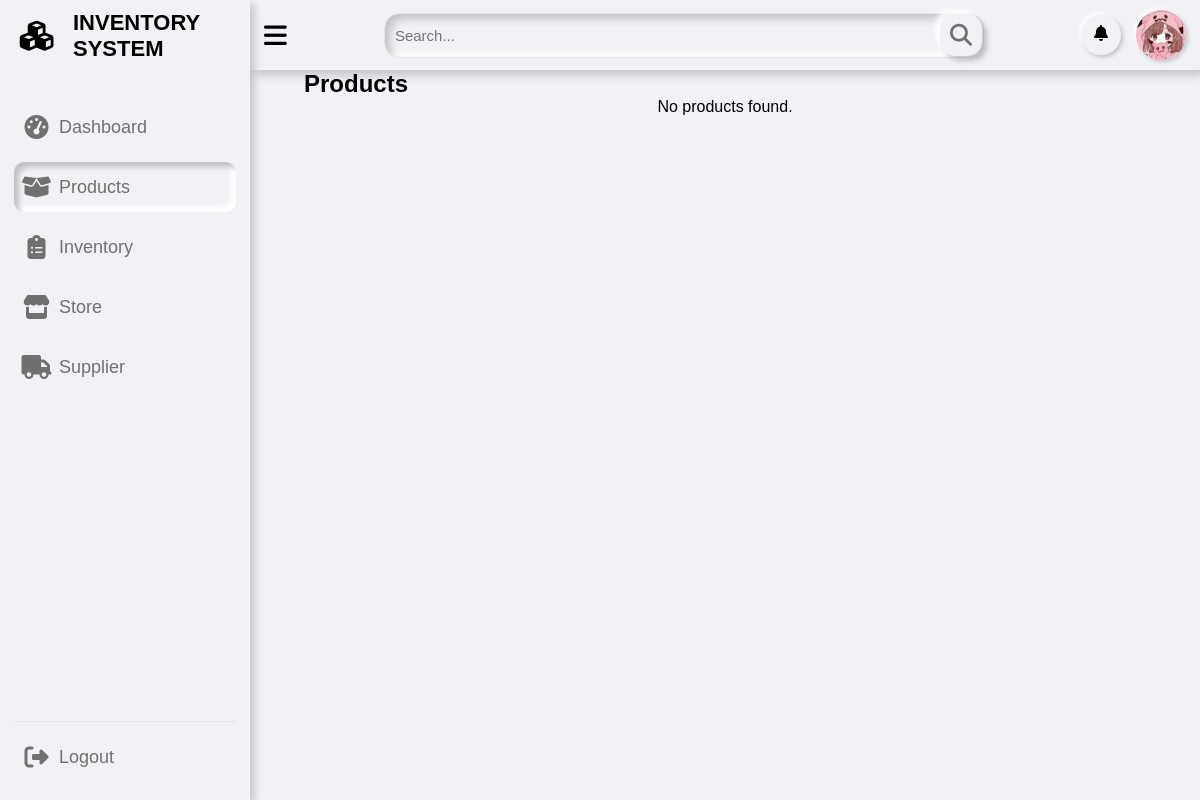
Before: /pages/product.php (signed in) with the older database file.
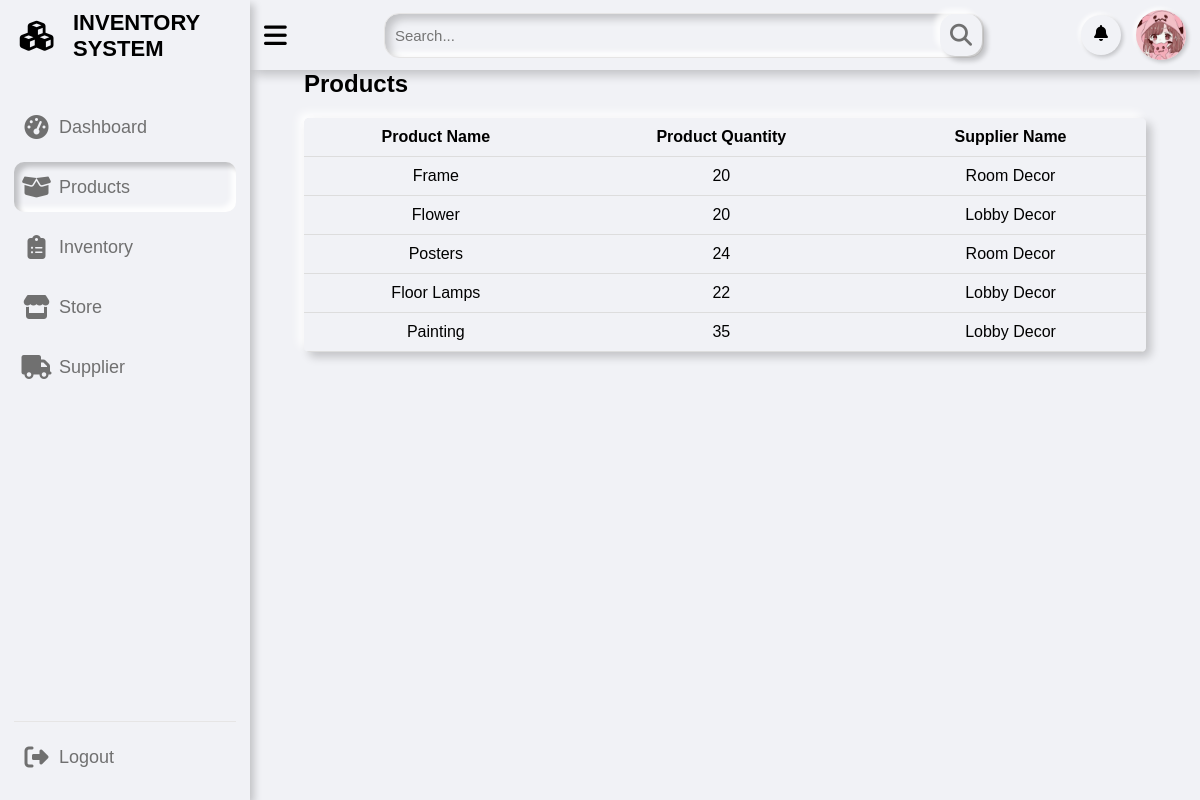
After: the same page with the newer database file.
### tables this page shows
CREATE TABLE `product` (
  `product_id` int(11) NOT NULL,
  `product_name` varchar(255) NOT NULL,
  `supplier_id` int(11) DEFAULT NULL
);

CREATE TABLE `product_details` (
  `product_id` int(11) NOT NULL,
  `product_quantity` int(11) NOT NULL,
  `product_price` int(11) NOT NULL,
  `stocked_Date` date DEFAULT NULL
);

CREATE TABLE `supplier` (
  `supplier_id` int(11) NOT NULL,
  `user_id` int(11) DEFAULT NULL,
  `supplier_name` varchar(255) DEFAULT NULL,
  `supplier_phone` varchar(255) DEFAULT NULL,
  `supplier_address` varchar(255) DEFAULT NULL,
  `supplier_email` varchar(255) NOT NULL,
  `is_active` tinyint(1) NOT NULL DEFAULT 1
);

### pages/product.php (the view, shortened to what this page needs)
<?php
if (isset($_SESSION['id']) && isset($_SESSION['username']) && $_SESSION['role'] === 'admin') {
?>
  <?php
  include "../includes/sidebar.php";
  include "../includes/topbar.php";
  ?>
  <div class="dash-content">
    <h2>
      Products
    </h2>
    <?php
    $sql = "CALL GetProductDetails()";
    $stmt = $pdo->query($sql);
    if ($stmt->rowCount() > 0) {
      echo "<table class='product-table neumorphic'>";
      echo "<tr><th>Product Name</th><th>Product Quantity</th><th>Supplier Name</th></tr>";
      while ($row = $stmt->fetch(PDO::FETCH_ASSOC)) {
        if (empty($row['supplier_name'])) {
          echo "<tr><td>" . $row['product_name'] . "</td><td>" . $row['product_quantity'] . "</td><td>No Supplier</td></tr>";
        } else {
          echo "<tr><td>" . $row['product_name'] . "</td><td>" . $row['product_quantity'] . "</td><td>" . $row['supplier_name'] . "</td></tr>";
        }
      }
      echo "</table>";
    } else {
      echo "No products found.";
    }
    ?>
    <?php
    include "../includes/footbar.php";
    ?>
  <?php
} else {
  header("Location: ../index.php?error=Access Error");
  exit();
}
  ?>

Changed rows visible on the page:
added product: product_name "Frame", product_details.product_quantity "20", supplier.supplier_name "Room Decor"
added product: product_name "Flower", product_details.product_quantity "20", supplier.supplier_name "Lobby Decor"
added product: product_name "Posters", product_details.product_quantity "24", supplier.supplier_name "Room Decor"
added product: product_name "Floor Lamps", product_details.product_quantity "22", supplier.supplier_name "Lobby Decor"
added product: product_name "Painting", product_details.product_quantity "35", supplier.supplier_name "Lobby Decor"
Other visible differences:
text no longer shown: "No products found."
text now shown: "Product Name Product Quantity Supplier Name"
